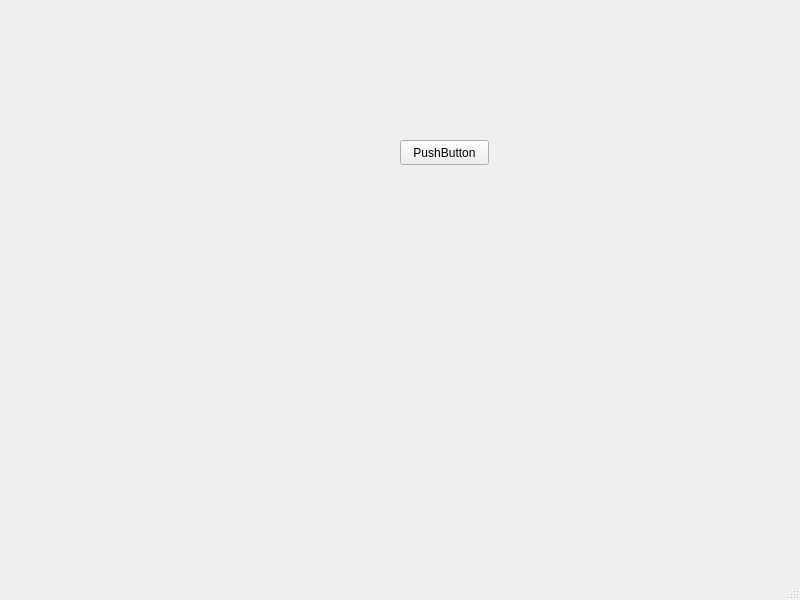
<?xml version="1.0" encoding="UTF-8"?>
<ui version="4.0">
 <class>MainWindow</class>
 <widget class="QMainWindow" name="MainWindow">
  <property name="geometry">
   <rect>
    <x>0</x>
    <y>0</y>
    <width>800</width>
    <height>600</height>
   </rect>
  </property>
  <property name="windowTitle">
   <string>MainWindow</string>
  </property>
  <widget class="QWidget" name="centralwidget">
   <widget class="QPushButton" name="pushButton">
    <property name="geometry">
     <rect>
      <x>400</x>
      <y>140</y>
      <width>89</width>
      <height>25</height>
     </rect>
    </property>
    <property name="text">
     <string>PushButton</string>
    </property>
   </widget>
  </widget>
  <widget class="QMenuBar" name="menubar">
   <property name="geometry">
    <rect>
     <x>0</x>
     <y>0</y>
     <width>800</width>
     <height>28</height>
    </rect>
   </property>
  </widget>
  <widget class="QStatusBar" name="statusbar"/>
 </widget>
 <resources/>
 <connections/>
</ui>
